Frame 1 (no input): blank canvas, image omitted
Frame 60 (the mouse pressed at the canvas centre just before this capture): blank canvas, image omitted
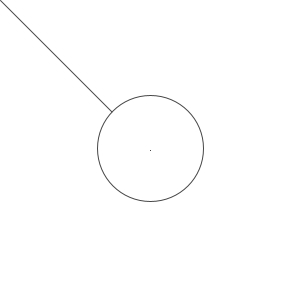
Frame 120 (the mouse held since frame 60 and released just before this capture)

The Processing sketch whose frames 1 and 60 were blank and that drew this single picture after the mouse press (run headless with seeded random() and noise(); from frame 60 on, the mouse is pressed at the canvas centre):

// Processing sketch: processing_147281
// ── processing_147281.pde


void setup() {
size(300, 300);
background(255);
smooth();
}
 
void draw() {
if(keyPressed){
background(255);
}
if (mousePressed) {

stroke(70);
line(mouseX, mouseY, pmouseX, pmouseY);
float a=dist(mouseX, mouseY, pmouseX, pmouseY);
float x = random(-3,3);
float y = random(-3,3);
ellipse(mouseX+x,mouseY+y,a/2,a/2);

}
}
